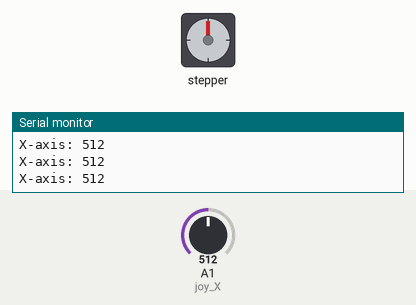
Bench run of a sketch on a simulated Arduino Uno, built with avr-gcc and run on an emulated ATmega328P. Shown: stepper motor, the last lines printed to the serial monitor. The test bench sets the inputs (shaded band); at power-on: A1 (joy_X) = 512. Stepper angles assume 2048 steps per turn.

Above: at 1.2 s.
1.3 s: A1 (joy_X) set to 539
At 1.47 s:
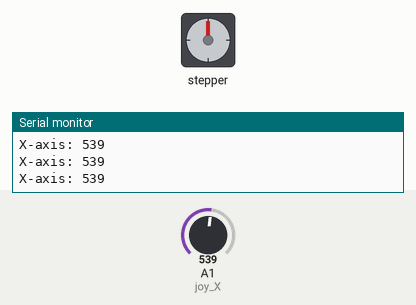
4.3 s: A1 (joy_X) set to 520
At 5.4 s:
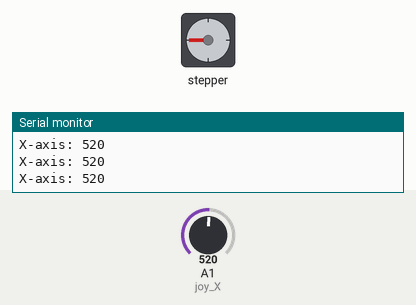
5.8 s: A1 (joy_X) set to 540
At 6.27 s:
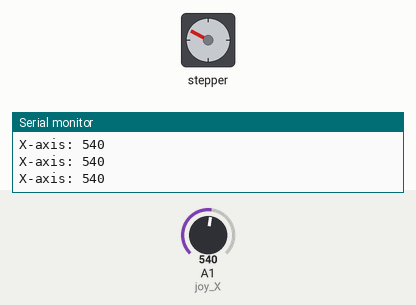
11.8 s: A1 (joy_X) set to 511
At 13.3 s:
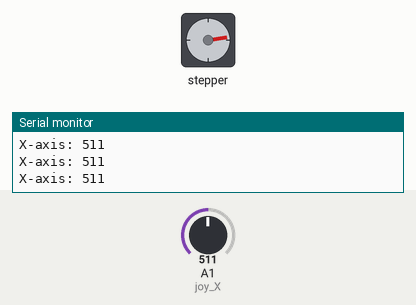
Timing chart, 0 to 14.8 s (numbered marks = the images above; inputs shaded):
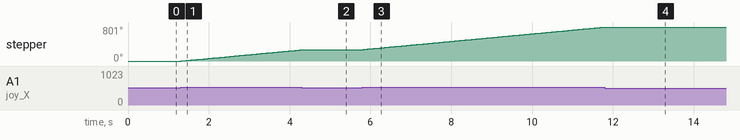

Measured:
- the behaviour switches between 530 and 531 on A1 (joy_X) (found by bisection; images 0 and 1)
- after the input at 1.3 s, stepper: keeps turning clockwise at about 89°/s, starting at once
- after the input at 4.3 s, stepper: goes on until 4.3 s, then stays 268°
- after the input at 5.8 s, stepper: keeps turning clockwise at about 89°/s, starting at once
- after the input at 11.8 s, stepper: goes on until 11.8 s, then stays 801°

The sketch:

StepperJoyStick.ino
```cpp
/*
  Stepper motor controlled by joystick

  Main Goal:
  The main goal was to control a stepper motor by using the Stepper.h library. with a joystick.
  To allow a analog input to control of four digital outputs that control the stepper motor.

  Main Theme:
  The main theme was using the library to allow the analog read from the joystick to control the digital outputs that can output analog values usin PWM.
  The functions and commands used fro this have been listed below.

  Stepper.h Functions and Commands:
  Stepper(steps, motorPin1, motorPin2, motorPin3, motorPin4)
  setSpeed(): Sets the speed of the stepper motor.
  step(steps): Moves the stepper motor a specified number of steps.
  steps:The amount of steps requuired to move the motor. Positive for forward, negative for backward.


*/
#include <Stepper.h>// Initializing Stepper.h library.

const int stepsPerRevolution = 2048;       // Define the number of steps per revolution for the stepper motor.
const int revolutionsPerMinute = 15;       // Define the desired revolutions per minute for the stepper motor.
const int joy_X = A1;                      // Define the analog pin connected to the x axis output.

Stepper myStepper(stepsPerRevolution, 2, 4, 3, 5);   // Create a Stepper object named myStepper, specifying the pins for motor control

void setup() {
  // put your main code here, to run repeatedly:


  myStepper.setSpeed(revolutionsPerMinute);         // Set the speed of the stepper motor in revolutions per minute
  Serial.begin(9600);                              // Initialize serial communication with a baud rate of 9600

}
void loop() {
  // put your main code here, to run repeatedly:

  Serial.print("X-axis: ");// Print the exactly whats in "" to serial monitor.
  Serial.println(analogRead(joy_X)); // Print the X-axis analog reading to the serial monitor.

  int a = analogRead(joy_X); // Read analog input from the x axis of the joystick.

  // Check the X-axis reading and take actions accordingly
  if (a > 400 && a < 520) {
    // If X-axis reading is within a certain range that range being when its not moving, stop the stepper motor.
    for (int i = 2; i < 6; i++) {
      digitalWrite(i, LOW);  // Turn off the digital pins associated with the stepper motor.
    }
  } else if (a < 400) {
    // If X-axis reading is below a threshold, move the stepper motor forward.
    myStepper.setSpeed(revolutionsPerMinute);
    myStepper.step(30);  // Positive value for forward motion.
  } else if (a > 530) {
    // If X-axis reading is above a threshold, move the stepper motor forward.
    myStepper.setSpeed(revolutionsPerMinute);
    myStepper.step(30);  // Positive value for forward motion.
  }
}
```
